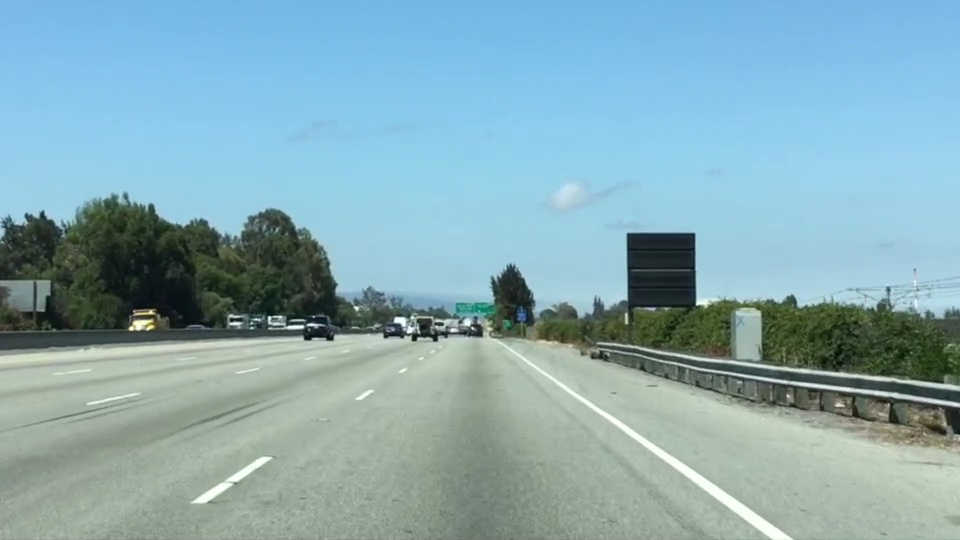
#> input picture test.jpg, 960 x 540 px
$ python sobel_operator.py   (older library calls are emulated)
#> lines starting #> are read from the running program, lines starting #| are printed output that depends on the picture; after the words box and inside, x2 and y2 are one past the last pixel; in counts of white or black regions, pixels touching at a corner belong together
import numpy as np
import cv2
import matplotlib.pyplot as plt
import matplotlib.image as mpimg
import pdb

# Read in a test image
img = plt.imread('./test.jpg')
#> img is the input picture: shape (540, 960, 3); mean R, G, B 135.5, 171.1, 179.2
plt.imshow(img)

def sobel_directional(img,direction,thresh_min=20,thresh_max=100):
	# Convert to grayscale
	gray = cv2.cvtColor(img, cv2.COLOR_RGB2GRAY)

	# determine the direction
	if direction == 0:
		param = np.uint8([1,0])
	else:
		param = np.uint8([0,1])

	# Sobel matrix
	sobel = cv2.Sobel(gray, cv2.CV_64F, param[0], param[1])

	# Calculate abs(Sobel)
	abs_sobel = np.absolute(sobel)

	# Convert the absolute value image to 8-bit
	scaled_sobel = np.uint8(255*abs_sobel/np.max(abs_sobel))

	# Create a binary threshold to select pixels based on gradient strength
	sbinary = np.zeros_like(scaled_sobel)
	sbinary[(scaled_sobel >= thresh_min) & (scaled_sobel <= thresh_max)] = 1
	return sbinary

def sobel_magnitude(img,sobel_kernel=3,thresh=(20,100)):
	# Convert to grayscale
	gray = cv2.cvtColor(img, cv2.COLOR_RGB2GRAY)

	param = np.array([[1,0],[0,1]])

	# Sobel matrix
	sobelx = cv2.Sobel(gray, cv2.CV_64F, param[0,0], param[0,1],ksize=sobel_kernel)
	sobely = cv2.Sobel(gray, cv2.CV_64F, param[1,0], param[1,1],ksize=sobel_kernel)

	# Calculate abs(Sobel)
	abs_sobel = np.sqrt(sobelx**2+sobely**2)

	# Convert the absolute value image to 8-bit
	scale_factor = np.max(abs_sobel)/255
	scaled_sobel = (abs_sobel/scale_factor).astype(np.uint8)
	# scaled_sobel = np.uint8(255*abs_sobel/np.max(abs_sobel))

	# Create a binary threshold to select pixels based on gradient strength
	sbinary = np.zeros_like(scaled_sobel)
	sbinary[(scaled_sobel >= thresh[0]) & (scaled_sobel <= thresh[1])] = 1
	return sbinary

def dir_threshold(img, sobel_kernel=3, thresh=(0, np.pi/2)):

    # Apply the following steps to img
    # 1) Convert to grayscale
    gray = cv2.cvtColor(img, cv2.COLOR_RGB2GRAY)
    # 2) Take the gradient in x and y separately
    sobelx = cv2.Sobel(gray, cv2.CV_64F, 1, 0, ksize=sobel_kernel)
    sobely = cv2.Sobel(gray, cv2.CV_64F, 0, 1, ksize=sobel_kernel)

    # 3) Take the absolute value of the x and y gradients
    abs_sobelx = np.absolute(sobelx)
    abs_sobely = np.absolute(sobely)
    # 4) Use np.arctan2(abs_sobely, abs_sobelx) to calculate the direction of the gradient
    grad = np.arctan2(abs_sobely,abs_sobelx)
    # 5) Create a binary mask where direction thresholds are met
    binary_output =  np.zeros_like(grad)
    binary_output[(grad >= thresh[0]) & (grad <= thresh[1])] = 1

    # 6) Return this mask as your binary_output image
    return binary_output

# Computing Sobel in x and y direction
sxbinary = sobel_directional(img,0)
#> in sobel_directional, `gray = cv2.cvtColor(img, cv2.COLOR_RGB2GRAY)`:
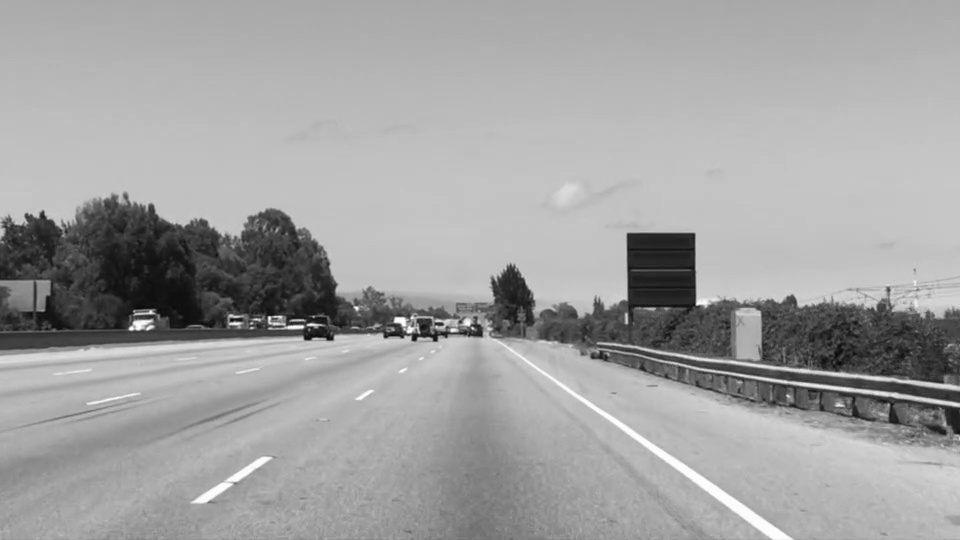
#> gray: shape (540, 960); min 6, max 254, mean 161.4
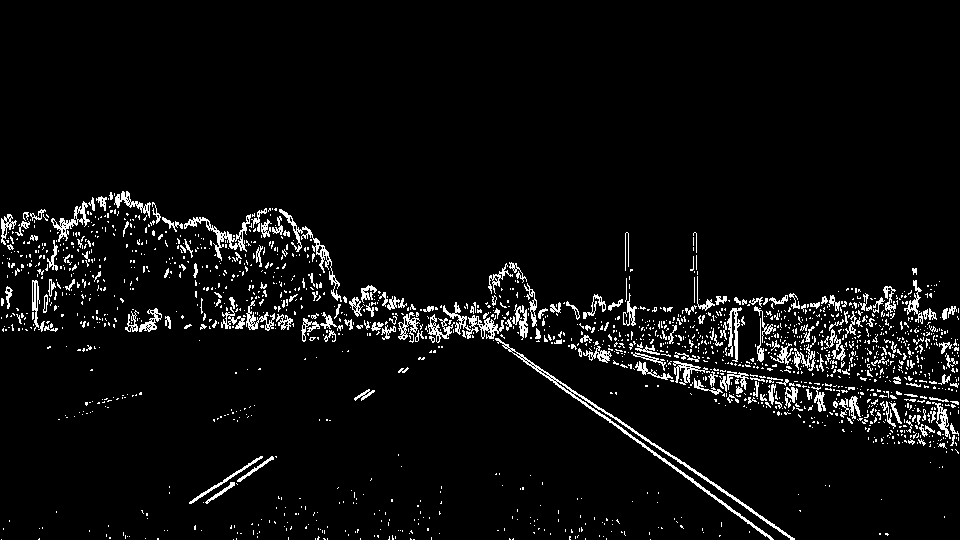
#> sxbinary: shape (540, 960); values 0 (black) and 1 (white), 5% white in thin lines or dots, all inside (x1, y1, x2, y2) = (1, 191, 959, 540)
sybinary = sobel_directional(img,1)
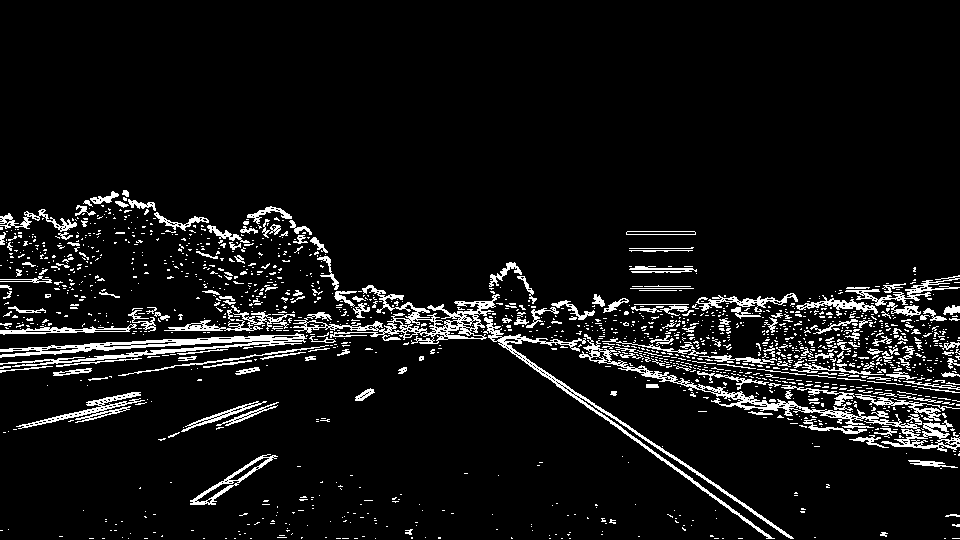
#> sybinary: shape (540, 960); values 0 (black) and 1 (white), 7.2% white in thin lines or dots, all inside (x1, y1, x2, y2) = (0, 190, 960, 539)

# Absolute value of Sobel operators in x and y direction
mag_binary = sobel_magnitude(img, sobel_kernel=3, thresh=(30, 100))
#> in sobel_magnitude, `scale_factor = np.max(abs_sobel)/255`: scale_factor = 2.89
#> mag_binary: shape (540, 960); values 0 (black) and 1 (white), 6% white in thin lines or dots, all inside (x1, y1, x2, y2) = (0, 190, 960, 540)

# Computing the gradient(derivative) of Sobel at each pixel
dir_binary = dir_threshold(img, sobel_kernel=15, thresh=(0.7, 1.3))
#> in dir_threshold, `sobely = cv2.Sobel(gray, cv2.CV_64F, 0, 1, ksize=sobel_kernel)`:
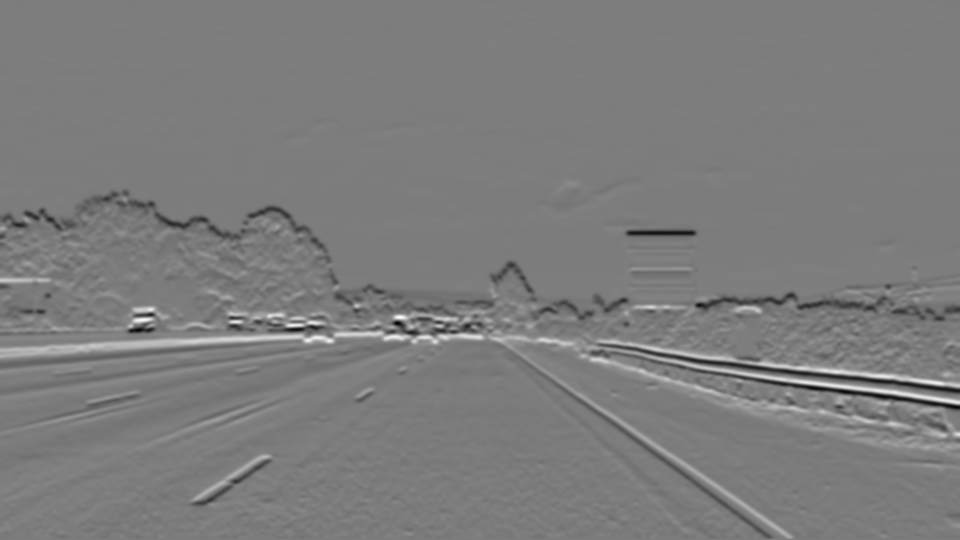
#> sobely: shape (540, 960) float64; min -4.89e+09, max 5.09e+09, mean -3077480.8; drawn with min black and max white
#> in dir_threshold, `grad = np.arctan2(abs_sobely,abs_sobelx)`:
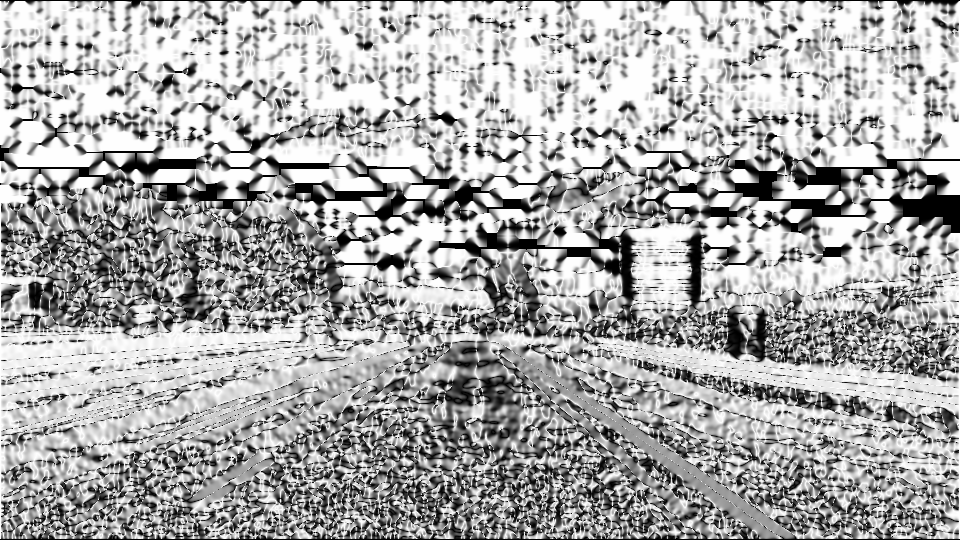
#> grad: shape (540, 960) float64; min 0, max 1.57, mean 1.05; drawn with min black and max white
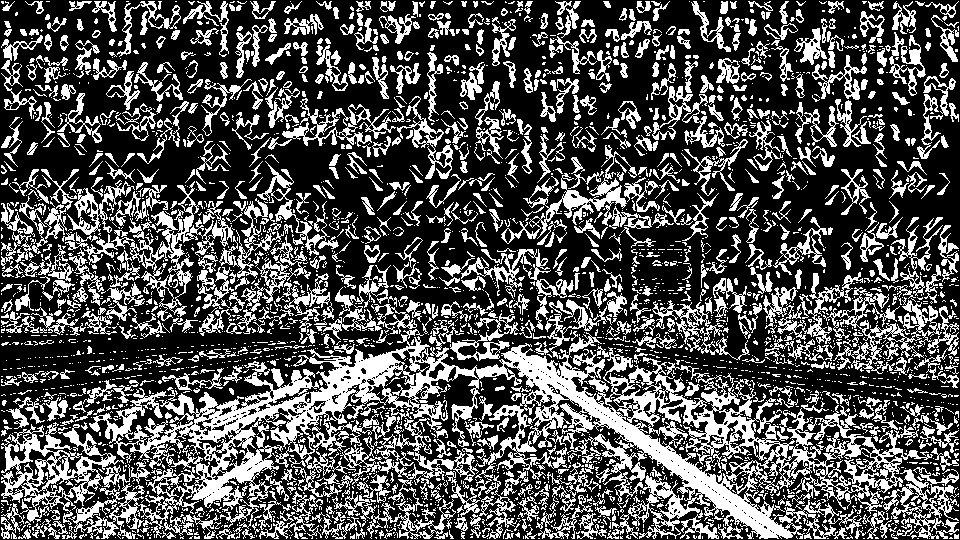
#> dir_binary: shape (540, 960) float64; values 0 (black) and 1 (white), 32.5% white; 3231 white regions (2360 under 20 px), largest, box (x1, y1, x2, y2) and area: (1, 329, 933, 539) 50224, (65, 180, 233, 321) 4342, (823, 287, 942, 374) 2647

# Combined thresholds
combined = np.zeros_like(dir_binary)
combined[((sxbinary == 1) & (sybinary == 1)) | ((mag_binary == 1) & (dir_binary == 1))] = 1

plt.figure()
plt.subplot(121),plt.imshow(img),plt.title('Test image')
plt.subplot(122),plt.imshow(sxbinary, cmap='gray'),plt.title('Sobelx')

plt.figure()
plt.subplot(121),plt.imshow(img),plt.title('Test Image')
plt.subplot(122),plt.imshow(sybinary, cmap='gray'),plt.title('Sobely')

# Plot the result
f, (ax1, ax2) = plt.subplots(1, 2, figsize=(24, 9))
f.tight_layout()
ax1.imshow(img)
ax1.set_title('Original Image', fontsize=50)
ax2.imshow(mag_binary, cmap='gray')
ax2.set_title('Thresholded Magnitude', fontsize=50)
plt.subplots_adjust(left=0., right=1, top=0.9, bottom=0.)
#plt.imshow(sxbinary, cmap='gray')

# Plot the result
f, (ax1, ax2) = plt.subplots(1, 2, figsize=(24, 9))
f.tight_layout()
ax1.imshow(img)
ax1.set_title('Original Image', fontsize=50)
ax2.imshow(dir_binary, cmap='gray')
ax2.set_title('Thresholded Grad. Dir.', fontsize=50)
plt.subplots_adjust(left=0., right=1, top=0.9, bottom=0.)

# Plot the result
f, (ax1, ax2) = plt.subplots(1, 2, figsize=(24, 9))
f.tight_layout()
ax1.imshow(img)
ax1.set_title('Original Image', fontsize=50)
ax2.imshow(combined, cmap='gray')
ax2.set_title('Combined threshold', fontsize=50)
plt.subplots_adjust(left=0., right=1, top=0.9, bottom=0.)
plt.show()
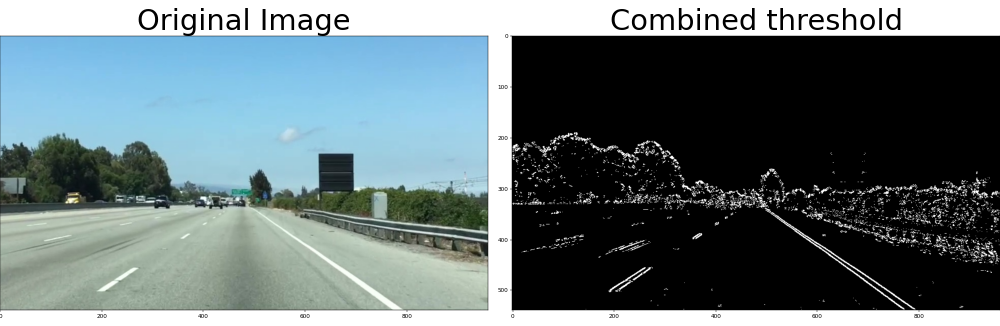
#> figure drawn by matplotlib, 2 panels
